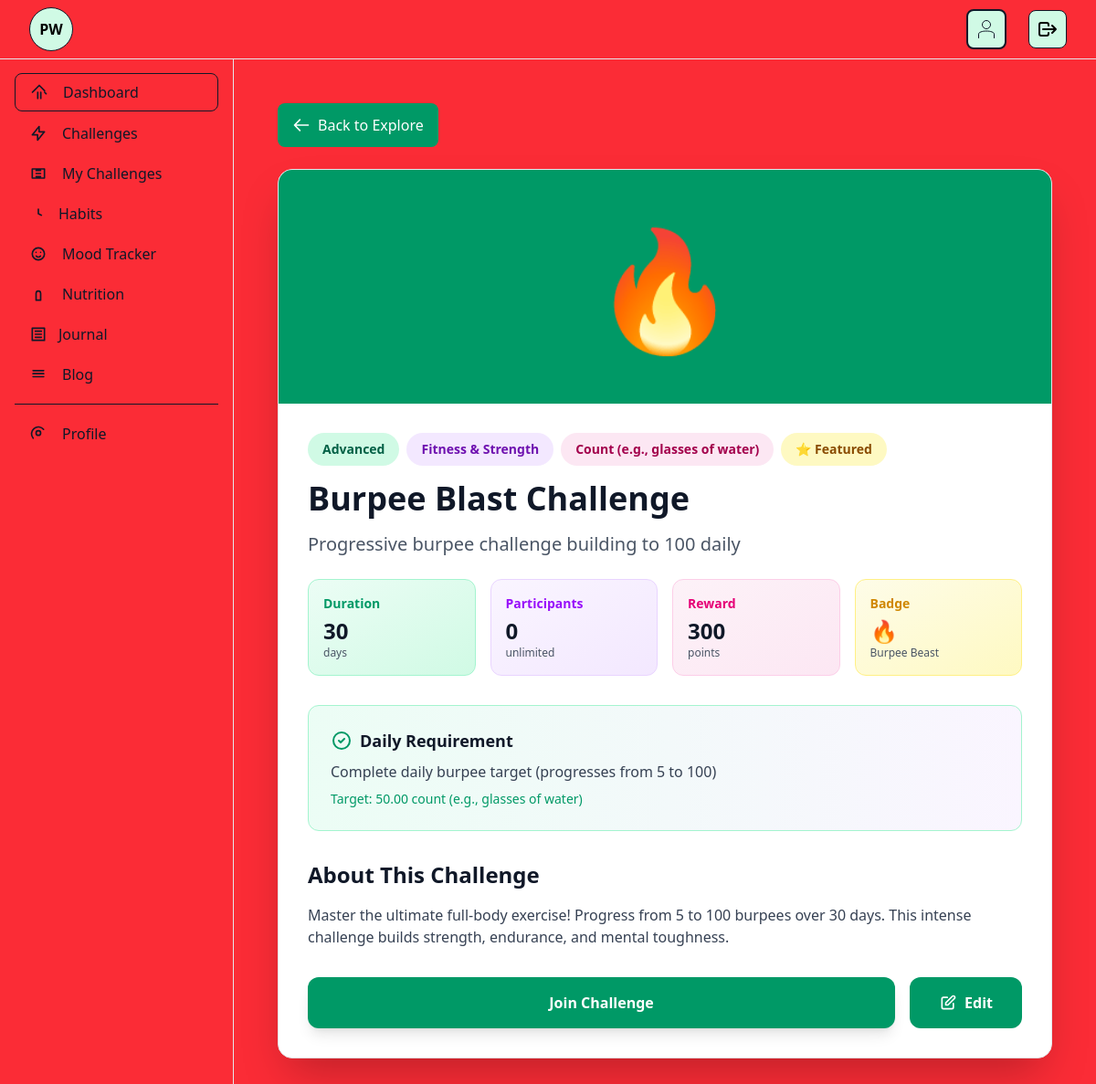
/challenges/burpee-blast-challenge/ (signed in), run on the app's committed database.
### challenges/models.py (models this page shows, shortened)
class Challenge(models.Model):
    DIFFICULTY_CHOICES = [
        ('beginner', 'Beginner'),
        ('intermediate', 'Intermediate'),
        ('advanced', 'Advanced'),
        ('expert', 'Expert'),
    ]
    GOAL_TYPE_CHOICES = [
        ('weight', 'Weight Loss'),
        ('fitness', 'Fitness & Strength'),
        ('mental_health', 'Mental Health'),
        ('nutrition', 'Nutrition & Diet'),
        ('sleep', 'Sleep Quality'),
        ('hydration', 'Hydration'),
        ('flexibility', 'Flexibility'),
        ('endurance', 'Endurance'),
        ('mindfulness', 'Mindfulness'),
        ('general', 'General Wellness'),
    ]
    TRACKING_TYPE_CHOICES = [
        ('boolean', 'Yes/No (Completed or Not)'),
        ('numeric', 'Numeric (e.g., steps, calories)'),
        ('time', 'Time-based (e.g., minutes)'),
        ('count', 'Count (e.g., glasses of water)'),
    ]
    title = models.CharField(max_length=200, help_text='Challenge name')
    slug = models.SlugField(max_length=200, unique=True)
    description = models.TextField(help_text='Detailed description of the challenge')
    short_description = models.CharField(max_length=150, help_text='Brief summary for cards')
    duration_days = models.PositiveIntegerField(help_text='Challenge duration in days')
    difficulty = models.CharField(max_length=20, choices=DIFFICULTY_CHOICES, default='beginner')
    goal_type = models.CharField(max_length=20, choices=GOAL_TYPE_CHOICES, default='general')
    tracking_type = models.CharField(max_length=20, choices=TRACKING_TYPE_CHOICES, default='boolean')
    daily_target = models.DecimalField(
        max_digits=10,
        decimal_places=2,
        null=True,
        blank=True,
        help_text='Daily target value (for numeric/time/count tracking)'
    )
    daily_requirement = models.TextField(help_text='What users need to do daily (e.g., "Walk 10,000 steps")')
    points_reward = models.PositiveIntegerField(default=100, help_text='Points earned on completion')
    badge_name = models.CharField(max_length=100, blank=True, help_text='Badge name for completion')
    badge_icon = models.CharField(max_length=50, blank=True, help_text='Emoji or icon for badge')
    is_active = models.BooleanField(default=True, help_text='Is challenge available to join?')
    is_featured = models.BooleanField(default=False, help_text='Feature on homepage?')
    max_participants = models.PositiveIntegerField(null=True, blank=True, help_text='Max users (optional)')
    recommended_for_bmi_range = models.CharField(
        max_length=50,
        blank=True,
        help_text='e.g., "18.5-25" or "25-30"'
    )
    recommended_for_goals = models.JSONField(
        default=list,
        blank=True,
        help_text='List of wellness goals this suits'
    )
    cover_image = models.ImageField(upload_to='challenges/covers/', null=True, blank=True)
    created_by = models.ForeignKey(settings.AUTH_USER_MODEL, on_delete=models.SET_NULL, null=True, related_name='created_challenges')
    created_at = models.DateTimeField(auto_now_add=True)
    updated_at = models.DateTimeField(auto_now=True)
    class Meta:
        verbose_name = 'Challenge'
        verbose_name_plural = 'Challenges'
        ordering = ['-is_featured', '-created_at']
    def get_participant_count(self):
        return self.user_challenges.filter(status__in=['active', 'completed']).count()
    def is_full(self):
        if self.max_participants:
            return self.get_participant_count() >= self.max_participants
        return False

### challenges/views.py (the view)
# urls.py: path('<slug:slug>/', views.challenge_detail, name='detail'),
@login_required
def challenge_detail(request, slug):
    challenge = get_object_or_404(Challenge, slug=slug, is_active=True)
    user_challenge = UserChallenge.objects.filter(
        user=request.user,
        challenge=challenge,
        status='active'
    ).first()
    recent_participants = UserChallenge.objects.filter(
        challenge=challenge
    ).select_related('user').order_by('-joined_at')[:10]
    context = {
        'challenge': challenge,
        'user_challenge': user_challenge,
        'recent_participants': recent_participants,
        'is_joined': user_challenge is not None,
        'is_full': challenge.is_full(),
    }
    return render(request, 'challenges/detail.html', context)

### templates/challenges/detail.html (shortened to what this page needs)
{% extends 'base.html' %}
{% load static %}
{% block content %}
<div class="min-h-screen dark:bg-gray-900 py-8">
    <div class="max-w-5xl mx-auto px-4 sm:px-6 lg:px-8">
        <a href="{% url 'challenges:explore' %}" class="bg-emerald-600 inline-flex items-center py-3 px-4 rounded-lg text-white dark:text-emerald-400 hover:text-emerald-800 dark:hover:text-emerald-300 mb-6">
            <svg class="h-5 w-5 mr-2" fill="none" stroke="currentColor" viewBox="0 0 24 24">
                <path stroke-linecap="round" stroke-linejoin="round" stroke-width="2" d="M10 19l-7-7m0 0l7-7m-7 7h18"></path>
            </svg>
            Back to Explore
        </a>
        <div class="bg-white dark:bg-gray-800 rounded-2xl shadow-2xl overflow-hidden border border-gray-200 dark:border-gray-700">
            {% if challenge.cover_image %}
            <img src="{{ challenge.cover_image.url }}" alt="{{ challenge.title }}" class="w-full h-64 object-cover">
            {% else %}
            <div class="w-full bg-emerald-600 h-64 flex items-center justify-center">
                <span class="text-9xl">{{ challenge.badge_icon|default:"🎯" }}</span>
            </div>
            {% endif %}
            <div class="p-8">
                <div class="flex items-center gap-2 mb-4 flex-wrap">
                    <span class="px-4 py-2 bg-emerald-100 dark:bg-emerald-900 text-emerald-800 dark:text-emerald-200 rounded-full text-sm font-semibold">
                        {{ challenge.get_difficulty_display }}
                    </span>
                    <span class="px-4 py-2 bg-purple-100 dark:bg-purple-900 text-purple-800 dark:text-purple-200 rounded-full text-sm font-semibold">
                        {{ challenge.get_goal_type_display }}
                    </span>
                    <span class="px-4 py-2 bg-pink-100 dark:bg-pink-900 text-pink-800 dark:text-pink-200 rounded-full text-sm font-semibold">
                        {{ challenge.get_tracking_type_display }}
                    </span>
                    {% if challenge.is_featured %}
                    <span class="px-4 py-2 bg-yellow-100 dark:bg-yellow-900 text-yellow-800 dark:text-yellow-200 rounded-full text-sm font-semibold">
                        ⭐ Featured
                    </span>
                    {% endif %}
                </div>
                <h1 class="text-4xl font-bold text-gray-900 dark:text-white mb-4">{{ challenge.title }}</h1>
                <p class="text-xl text-gray-600 dark:text-gray-400 mb-6">{{ challenge.short_description }}</p>
                <div class="grid grid-cols-2 md:grid-cols-4 gap-4 mb-8">
                    <div class="bg-gradient-to-br from-emerald-50 to-emerald-100 dark:from-emerald-900/30 dark:to-emerald-900/10 rounded-xl p-4 border border-emerald-200 dark:border-emerald-800">
                        <div class="text-sm text-emerald-600 dark:text-emerald-400 font-semibold mb-1">Duration</div>
                        <div class="text-2xl font-bold text-gray-900 dark:text-white">{{ challenge.duration_days }}</div>
                        <div class="text-xs text-gray-600 dark:text-gray-400">days</div>
                    </div>
                    <div class="bg-gradient-to-br from-purple-50 to-purple-100 dark:from-purple-900/30 dark:to-purple-900/10 rounded-xl p-4 border border-purple-200 dark:border-purple-800">
                        <div class="text-sm text-purple-600 dark:text-purple-400 font-semibold mb-1">Participants</div>
                        <div class="text-2xl font-bold text-gray-900 dark:text-white">{{ challenge.get_participant_count }}</div>
                        {% if challenge.max_participants %}
                        <div class="text-xs text-gray-600 dark:text-gray-400">of {{ challenge.max_participants }}</div>
                        {% else %}
                        <div class="text-xs text-gray-600 dark:text-gray-400">unlimited</div>
                        {% endif %}
                    </div>
                    <div class="bg-gradient-to-br from-pink-50 to-pink-100 dark:from-pink-900/30 dark:to-pink-900/10 rounded-xl p-4 border border-pink-200 dark:border-pink-800">
                        <div class="text-sm text-pink-600 dark:text-pink-400 font-semibold mb-1">Reward</div>
                        <div class="text-2xl font-bold text-gray-900 dark:text-white">{{ challenge.points_reward }}</div>
                        <div class="text-xs text-gray-600 dark:text-gray-400">points</div>
                    </div>
                    <div class="bg-gradient-to-br from-yellow-50 to-yellow-100 dark:from-yellow-900/30 dark:to-yellow-900/10 rounded-xl p-4 border border-yellow-200 dark:border-yellow-800">
                        <div class="text-sm text-yellow-600 dark:text-yellow-400 font-semibold mb-1">Badge</div>
                        <div class="text-2xl">{{ challenge.badge_icon|default:"🏆" }}</div>
                        <div class="text-xs text-gray-600 dark:text-gray-400">{{ challenge.badge_name }}</div>
                    </div>
                </div>
                <div class="bg-gradient-to-r from-emerald-50 to-purple-50 dark:from-emerald-900/20 dark:to-purple-900/20 rounded-xl p-6 mb-8 border border-emerald-200 dark:border-emerald-800">
                    <h3 class="text-lg font-bold text-gray-900 dark:text-white mb-2 flex items-center">
                        <svg class="h-6 w-6 mr-2 text-emerald-600 dark:text-emerald-400" fill="none" stroke="currentColor" viewBox="0 0 24 24">
                            <path stroke-linecap="round" stroke-linejoin="round" stroke-width="2" d="M9 12l2 2 4-4m6 2a9 9 0 11-18 0 9 9 0 0118 0z"></path>
                        </svg>
                        Daily Requirement
                    </h3>
                    <p class="text-gray-700 dark:text-gray-300">{{ challenge.daily_requirement }}</p>
                    {% if challenge.daily_target %}
                    <p class="text-sm text-emerald-600 dark:text-emerald-400 mt-2">Target: {{ challenge.daily_target }} {{ challenge.get_tracking_type_display|lower }}</p>
                    {% endif %}
                </div>
                <div class="mb-8">
                    <h3 class="text-2xl font-bold text-gray-900 dark:text-white mb-4">About This Challenge</h3>
                    <div class="prose dark:prose-invert max-w-none text-gray-700 dark:text-gray-300">
                        {{ challenge.description|linebreaks }}
                    </div>
                </div>
                <div class="flex flex-col sm:flex-row gap-4">
                    {% if user_has_joined %}
                    <a href="{% url 'challenges:my_challenges' %}" class="flex-1 text-center px-8 py-4 bg-green-600 hover:bg-green-700 text-white font-bold rounded-xl transition duration-200 flex items-center justify-center">
                        <svg class="h-6 w-6 mr-2" fill="none" stroke="currentColor" viewBox="0 0 24 24">
                            <path stroke-linecap="round" stroke-linejoin="round" stroke-width="2" d="M9 12l2 2 4-4m6 2a9 9 0 11-18 0 9 9 0 0118 0z"></path>
                        </svg>
                        Already Joined - View Progress
                    </a>
                    {% elif challenge.is_full %}
                    <button disabled class="flex-1 px-8 py-4 bg-gray-300 dark:bg-gray-700 text-gray-500 dark:text-gray-400 font-bold rounded-xl cursor-not-allowed">
                        Challenge Full
                    </button>
                    {% else %}
                    <form method="post" action="{% url 'challenges:join' slug=challenge.slug %}" class="flex-1">
                        <button type="submit" class="w-full px-8 py-4 bg-emerald-600 hover:from-emerald-700 hover:to-purple-700 text-white font-bold rounded-xl transition duration-200 transform hover:scale-105 shadow-lg">
                            Join Challenge
                        </button>
                    </form>
                    {% endif %}
                    {% if user.is_superuser %}
                    <a href="{% url 'challenges:edit' slug=challenge.slug %}" class="px-8 py-4 bg-emerald-600 hover:bg-emerald-700 text-white font-bold rounded-xl transition duration-200 flex items-center justify-center">
                        <svg class="h-5 w-5 mr-2" fill="none" stroke="currentColor" viewBox="0 0 24 24">
                            <path stroke-linecap="round" stroke-linejoin="round" stroke-width="2" d="M11 5H6a2 2 0 00-2 2v11a2 2 0 002 2h11a2 2 0 002-2v-5m-1.414-9.414a2 2 0 112.828 2.828L11.828 15H9v-2.828l8.586-8.586z"></path>
                        </svg>
                        Edit
                    </a>
                    {% endif %}
                </div>
            </div>
        </div>
    </div>
</div>
{% endblock %}

### data on the page
Challenge: badge_icon "🔥", difficulty "Advanced", goal_type "Fitness & Strength", tracking_type "Count (e.g., glasses of water)", title "Burpee Blast Challenge", short_description "Progressive burpee challenge building to 100 daily", duration_days "30", get_participant_count "0", points_reward "300", badge_name "Burpee Beast", daily_requirement "Complete daily burpee target (progresses from 5 to 100)", daily_target "50.00", tracking_type "count (e.g., glasses of water)", description "Master the ultimate full-body exercise! Progress from 5 to 100 burpees over 30 days. This intense challenge builds strength, endurance, and mental toughness."
